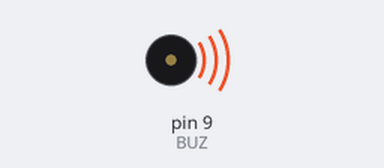
A sketch run on a simulated Arduino Uno, built with avr-gcc and run on an emulated ATmega328P. Parts: buzzer (waves = sounding).

Above: at 0.2 s.
Timing chart, 0 to 10.1 s (numbered marks = the images above):
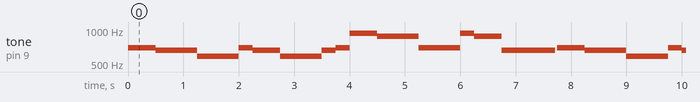

Measured:
- by itself, tone on pin 9 (BUZ): repeats every 7.8 s: 659 Hz 0.75 s, 587 Hz 0.75 s, 698 Hz 0.25 s, 659 Hz 0.50 s, 587 Hz 0.75 s, 659 Hz 0.25 s, 698 Hz 0.25 s, 932 Hz 0.50 s, 880 Hz 0.75 s, 698 Hz 0.75 s, 932 Hz 0.25 s, 880 Hz 0.50 s, 659 Hz 0.96 s, silent 0.04 s, 698 Hz 0.50 s

The sketch:

BUZZER_KuklaKold.ino
```cpp
const int BUZ = 9;
const byte COUNT_NOTES = 20;
int frequences [COUNT_NOTES] = {698,659,659,587,587,698,659,587,587,659,698,932,880,880,698,698,932,880,659,0};
int durations [COUNT_NOTES] =  {250,250/2,250,250/2,250,250/2,250,250,250/2,250/2,250/2,250,250/2,250,250/2,250,250/2,250,240*2,20};


void setup() {
pinMode(BUZ,OUTPUT);
}

void loop() {
 for(int i = 0; i <= COUNT_NOTES-1; i++){
  tone(BUZ ,frequences[i],durations[i]*2);
  delay (durations[i]*2);
  noTone(BUZ);
 }
}
```
